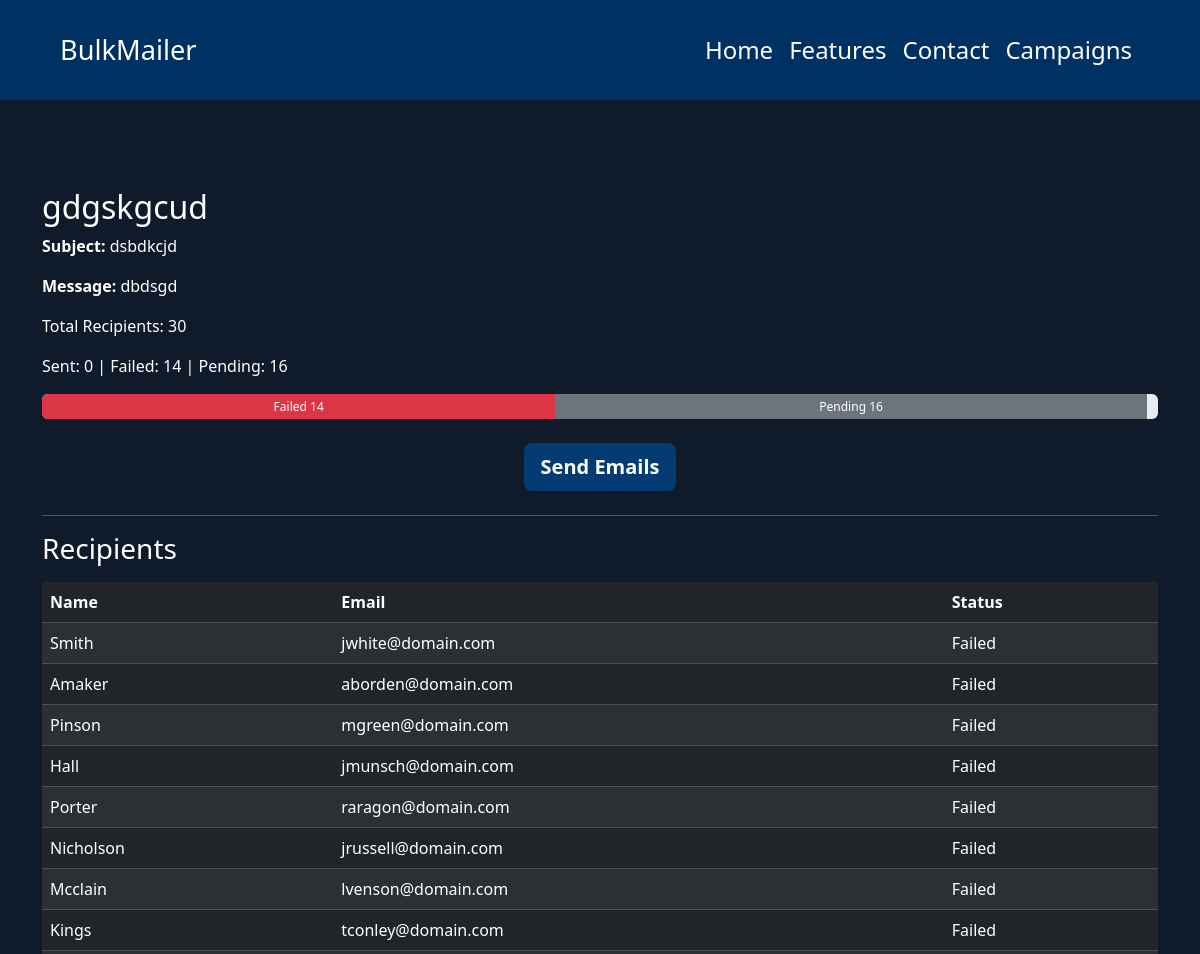
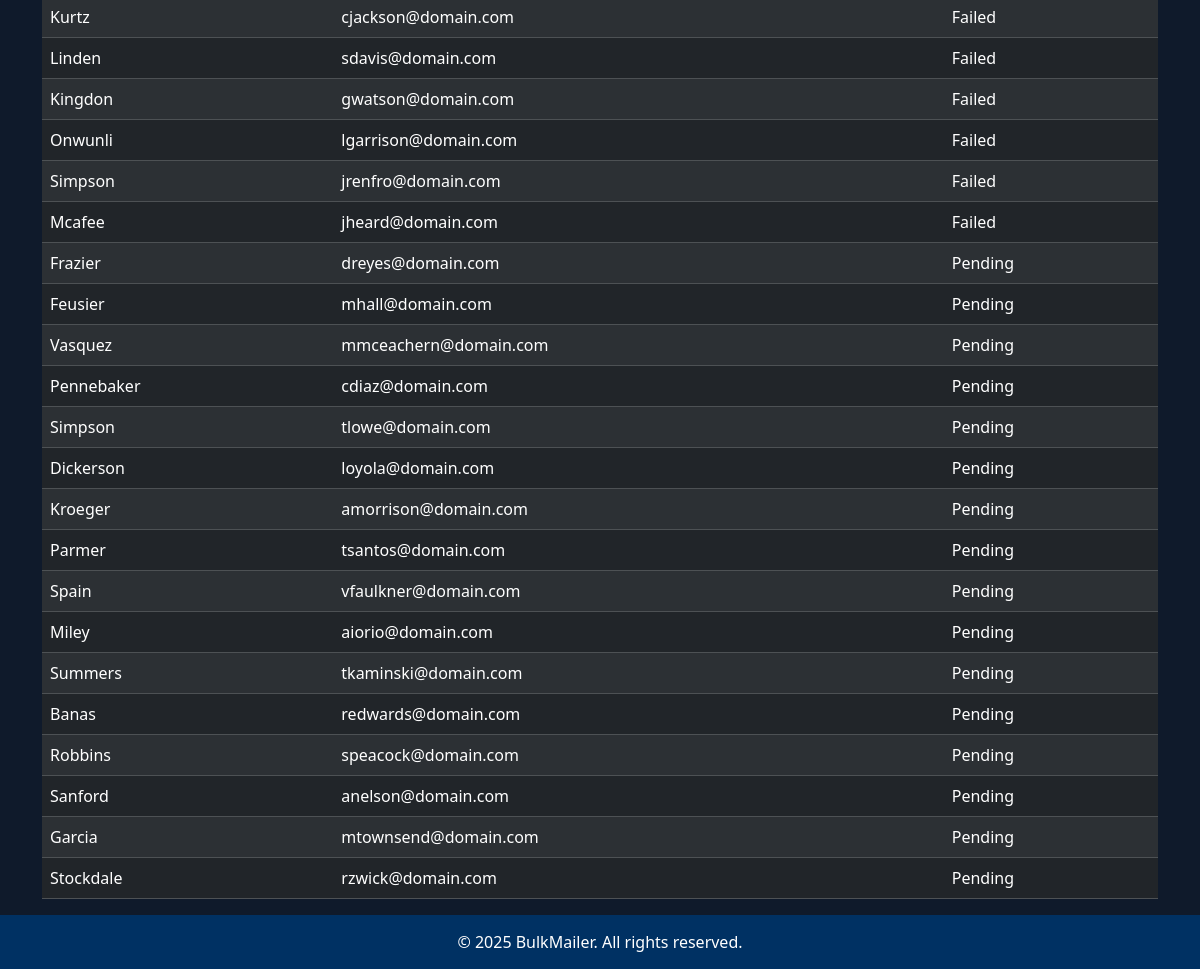
/campaign/45/, run on the app's committed database (2 pictures, top to bottom).
### bulk/models.py (models this page shows, shortened)
class Campaign(models.Model):
    user = models.ForeignKey(User, on_delete=models.CASCADE, null=True, blank=True)  # make it optional
    title = models.CharField(max_length=200)
    subject = models.CharField(max_length=200)
    message = models.TextField()
    created_at = models.DateTimeField(auto_now_add=True)
    progress = models.IntegerField(default=0)
    total = models.IntegerField(default=0)

class Recipient(models.Model):
    STATUS_CHOICES = [
        ('Pending', 'Pending'),
        ('Sent', 'Sent'),
        ('Failed', 'Failed')
    ]
    campaign = models.ForeignKey(Campaign, related_name='recipients', on_delete=models.CASCADE)
    name = models.CharField(max_length=200, blank=True)
    email = models.EmailField()
    status = models.CharField(max_length=10, choices=STATUS_CHOICES, default='Pending')
    sent_at = models.DateTimeField(null=True, blank=True)
    error_message = models.TextField(blank=True)

### bulk/views.py (the view)
# urls.py: path('campaign/<int:campaign_id>/', views.campaign_detail, name='campaign_detail'),
def campaign_detail(request, campaign_id):
    campaign = get_object_or_404(Campaign, id=campaign_id)
    recipients = campaign.recipients.all()
    total = recipients.count()
    sent_count = recipients.filter(status='Sent').count()
    failed_count = recipients.filter(status='Failed').count()
    pending_count = recipients.filter(status='Pending').count()
    sent_pct = int((sent_count / total) * 100) if total else 0
    failed_pct = int((failed_count / total) * 100) if total else 0
    pending_pct = int((pending_count / total) * 100) if total else 0
    return render(request, 'bulk/campaign_detail.html', {
        'campaign': campaign,
        'recipients': recipients,
        'total': total,
        'sent_count': sent_count,
        'failed_count': failed_count,
        'pending_count': pending_count,
        'sent_pct': sent_pct,
        'failed_pct': failed_pct,
        'pending_pct': pending_pct,
    })

### bulk/templates/bulk/campaign_detail.html (shortened to what this page needs)
{% extends 'bulk/base.html' %}
{% block content %}
<div class="container mt-5 text-white">
    <h2>{{ campaign.title }}</h2>
    <p><strong>Subject:</strong> {{ campaign.subject }}</p>
    <p><strong>Message:</strong> {{ campaign.message }}</p>
    <div class="mb-4">
        <p>Total Recipients: {{ total }}</p>
        <p>Sent: {{ sent_count }} | Failed: {{ failed_count }} | Pending: {{ pending_count }}</p>
        <div class="progress" style="height: 25px;">
            {% if total > 0 %}
            <div class="progress-bar bg-danger"
                 role="progressbar"
                 style="width: {{ failed_pct }}%;">
                Failed {{ failed_count }}
            </div>
            <div class="progress-bar bg-secondary"
                 role="progressbar"
                 style="width: {{ pending_pct }}%;">
                Pending {{ pending_count }}
            </div>
            {% endif %}
        </div>
    </div>
    <form method="POST" action="{% url 'send_campaign_emails' campaign.id %}">
        <div class="text-center mb-4">
            <button id="send-btn" class="btn btn-lg" style="background-color: rgb(4,59,114); color: white; font-weight: bold;">
                Send Emails
            </button>
        </div>
    </form>
    <hr>
    <h3 class="mb-3">Recipients</h3>
    <div class="table-responsive">
        <table class="table table-dark table-striped">
            <thead>
                <tr>
                    <th>Name</th>
                    <th>Email</th>
                    <th>Status</th>
                </tr>
            </thead>
            <tbody>
                {% for r in recipients %}
                <tr>
                    <td>{{ r.name }}</td>
                    <td>{{ r.email }}</td>
                    <td>{{ r.status }}</td>
                </tr>
                {% endfor %}
            </tbody>
        </table>
    </div>
</div>
{% endblock %}

### bulk/templates/bulk/base.html (shortened to what this page needs)
{% load static %}
<!DOCTYPE html>
<html lang="en">
<head>
    <link href="https://cdn.jsdelivr.net/npm/bootstrap@5.3.2/dist/css/bootstrap.min.css" rel="stylesheet">
</head>
<body>
    <nav class="navbar navbar-expand-lg px-5"
         style="background-color:rgb(0, 49, 99); color: white; min-height: 100px;">
        <div class="container">
            <a class="navbar-brand text-white" style="font-size: 1.7rem;" href="{% url 'index' %}">BulkMailer</a>
            <div class="collapse navbar-collapse" id="navbarNav">
                <ul class="navbar-nav ms-auto">
                    <li class="nav-item">
                        <a class="nav-link text-white" style="font-size: 1.5rem;" href="{% url 'index' %}#home">Home</a>
                    </li>
                    <li class="nav-item">
                        <a class="nav-link text-white" style="font-size: 1.5rem;" href="{% url 'index' %}#features">Features</a>
                    </li>
                    <li class="nav-item">
                        <a class="nav-link text-white" style="font-size: 1.5rem;" href="{% url 'index' %}#contact">Contact</a>
                    </li>
                    <li class="nav-item">
                        <a class="nav-link text-white" style="font-size: 1.5rem;" href="{% url 'campaign_list' %}">Campaigns</a>
                    </li>
                </ul>
            </div>
        </div>
    </nav>
    <main class="{% block main_class %}{% endblock %}">
        {% block content %}{% endblock %}
    </main>
    <footer style="background-color:rgb(0, 49, 99); color: white; width: 100%; text-align: center; padding: 15px 0;">
        &copy; 2025 BulkMailer. All rights reserved.
    </footer>
</body>
</html>

### bulk/templates/bulk/base.html (style rules this page uses)
html, body { height: 100%; margin: 0; padding: 0; }
body { display: flex; flex-direction: column; background-color: #0f1a2b !important; color: white !important; }
main { flex: 1 0 auto; padding-top: 40px; }
footer { flex-shrink: 0; }

### data on the page
Campaign: title "gdgskgcud", subject "dsbdkcjd", message "dbdsgd"
Recipient: name "Smith", email "jwhite@domain.com", status "Failed"
Recipient: name "Amaker", email "aborden@domain.com", status "Failed"
Recipient: name "Pinson", email "mgreen@domain.com", status "Failed"
Recipient: name "Hall", email "jmunsch@domain.com", status "Failed"
Recipient: name "Porter", email "raragon@domain.com", status "Failed"
Recipient: name "Nicholson", email "jrussell@domain.com", status "Failed"
Recipient: name "Mcclain", email "lvenson@domain.com", status "Failed"
Recipient: name "Kings", email "tconley@domain.com", status "Failed"
Recipient: name "Kurtz", email "cjackson@domain.com", status "Failed"
Recipient: name "Linden", email "sdavis@domain.com", status "Failed"
Recipient: name "Kingdon", email "gwatson@domain.com", status "Failed"
Recipient: name "Onwunli", email "lgarrison@domain.com", status "Failed"
Recipient: name "Simpson", email "jrenfro@domain.com", status "Failed"
Recipient: name "Mcafee", email "jheard@domain.com", status "Failed"
Recipient: name "Frazier", email "dreyes@domain.com", status "Pending"
Recipient: name "Feusier", email "mhall@domain.com", status "Pending"
Recipient: name "Vasquez", email "mmceachern@domain.com", status "Pending"
Recipient: name "Pennebaker", email "cdiaz@domain.com", status "Pending"
Recipient: name "Simpson", email "tlowe@domain.com", status "Pending"
Recipient: name "Dickerson", email "loyola@domain.com", status "Pending"
Recipient: name "Kroeger", email "amorrison@domain.com", status "Pending"
Recipient: name "Parmer", email "tsantos@domain.com", status "Pending"
Recipient: name "Spain", email "vfaulkner@domain.com", status "Pending"
Recipient: name "Miley", email "aiorio@domain.com", status "Pending"
Recipient: name "Summers", email "tkaminski@domain.com", status "Pending"
Recipient: name "Banas", email "redwards@domain.com", status "Pending"
Recipient: name "Robbins", email "speacock@domain.com", status "Pending"
Recipient: name "Sanford", email "anelson@domain.com", status "Pending"
Recipient: name "Garcia", email "mtownsend@domain.com", status "Pending"
Recipient: name "Stockdale", email "rzwick@domain.com", status "Pending"

### other printed values
{{ total }} "30"
{{ sent_count }} "0"
{{ failed_count }} "14"
{{ pending_count }} "16"
